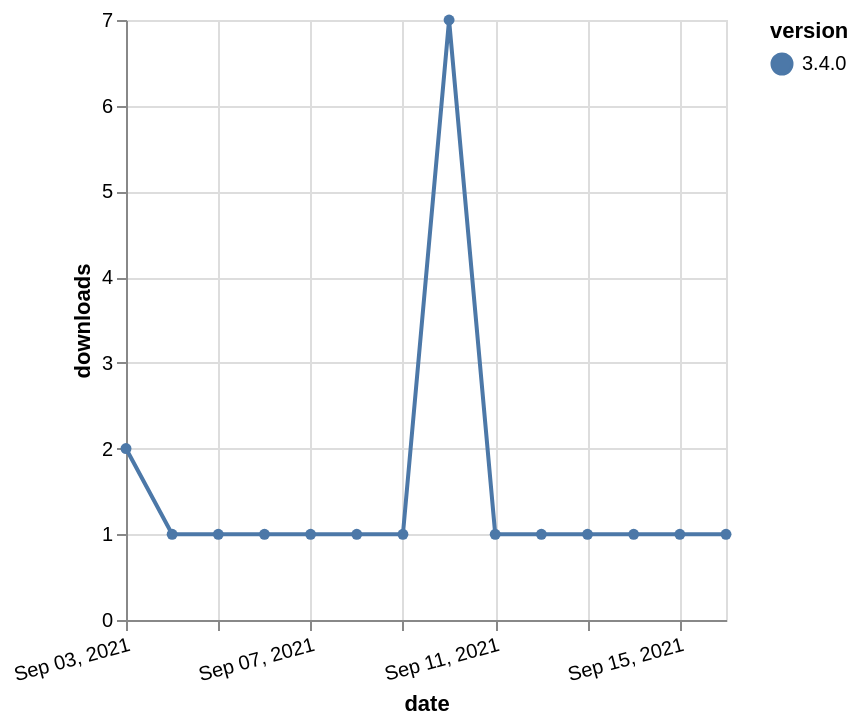

Vega-Lite specification stored for this chart:
### Vega-Lite specification from a JSON file in a GitHub repository (floating-point values rounded to 4 significant figures)
{"$schema": "https://vega.github.io/schema/vega-lite/v5.json", "description": "A simple bar chart with embedded data.", "data": {"values": [{"date": "2021-09-03", "total": 502, "delta": 2, "version": "3.4.0"}, {"date": "2021-09-04", "total": 503, "delta": 1, "version": "3.4.0"}, {"date": "2021-09-05", "total": 504, "delta": 1, "version": "3.4.0"}, {"date": "2021-09-06", "total": 505, "delta": 1, "version": "3.4.0"}, {"date": "2021-09-07", "total": 506, "delta": 1, "version": "3.4.0"}, {"date": "2021-09-08", "total": 507, "delta": 1, "version": "3.4.0"}, {"date": "2021-09-09", "total": 508, "delta": 1, "version": "3.4.0"}, {"date": "2021-09-10", "total": 515, "delta": 7, "version": "3.4.0"}, {"date": "2021-09-11", "total": 516, "delta": 1, "version": "3.4.0"}, {"date": "2021-09-12", "total": 517, "delta": 1, "version": "3.4.0"}, {"date": "2021-09-13", "total": 518, "delta": 1, "version": "3.4.0"}, {"date": "2021-09-14", "total": 519, "delta": 1, "version": "3.4.0"}, {"date": "2021-09-15", "total": 520, "delta": 1, "version": "3.4.0"}, {"date": "2021-09-16", "total": 521, "delta": 1, "version": "3.4.0"}]}, "width": "container", "mark": {"type": "line", "point": {"filled": true}}, "encoding": {"x": {"field": "date", "type": "temporal", "timeUnit": "yearmonthdate", "title": "date", "axis": {"labelAngle": -15}}, "y": {"field": "delta", "type": "quantitative", "title": "downloads"}, "color": {"field": "version", "type": "nominal"}, "tooltip": {"field": "delta"}}}
